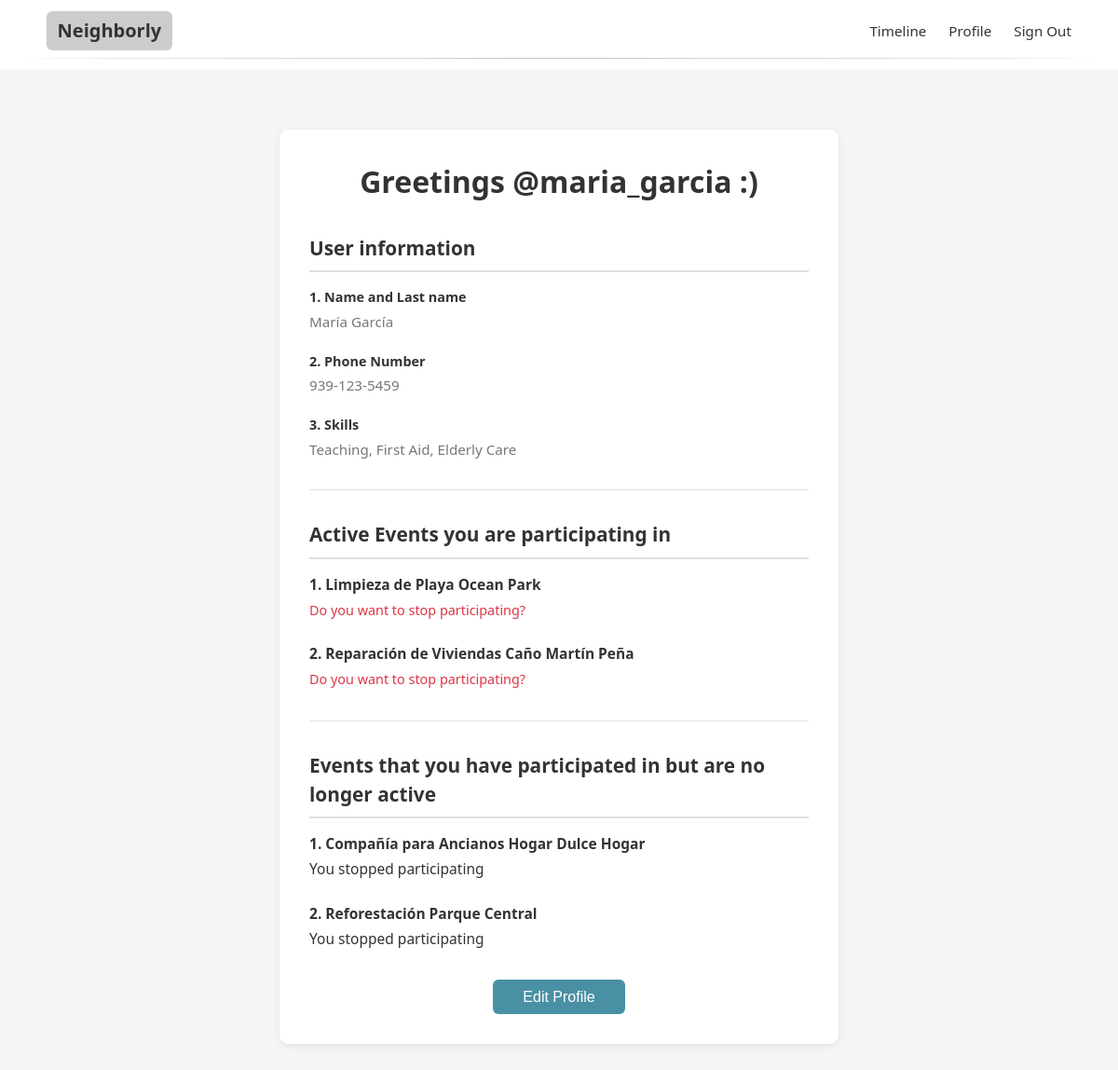
The page /pages/volunteer_profile.php (signed in) on the database as committed earlier.
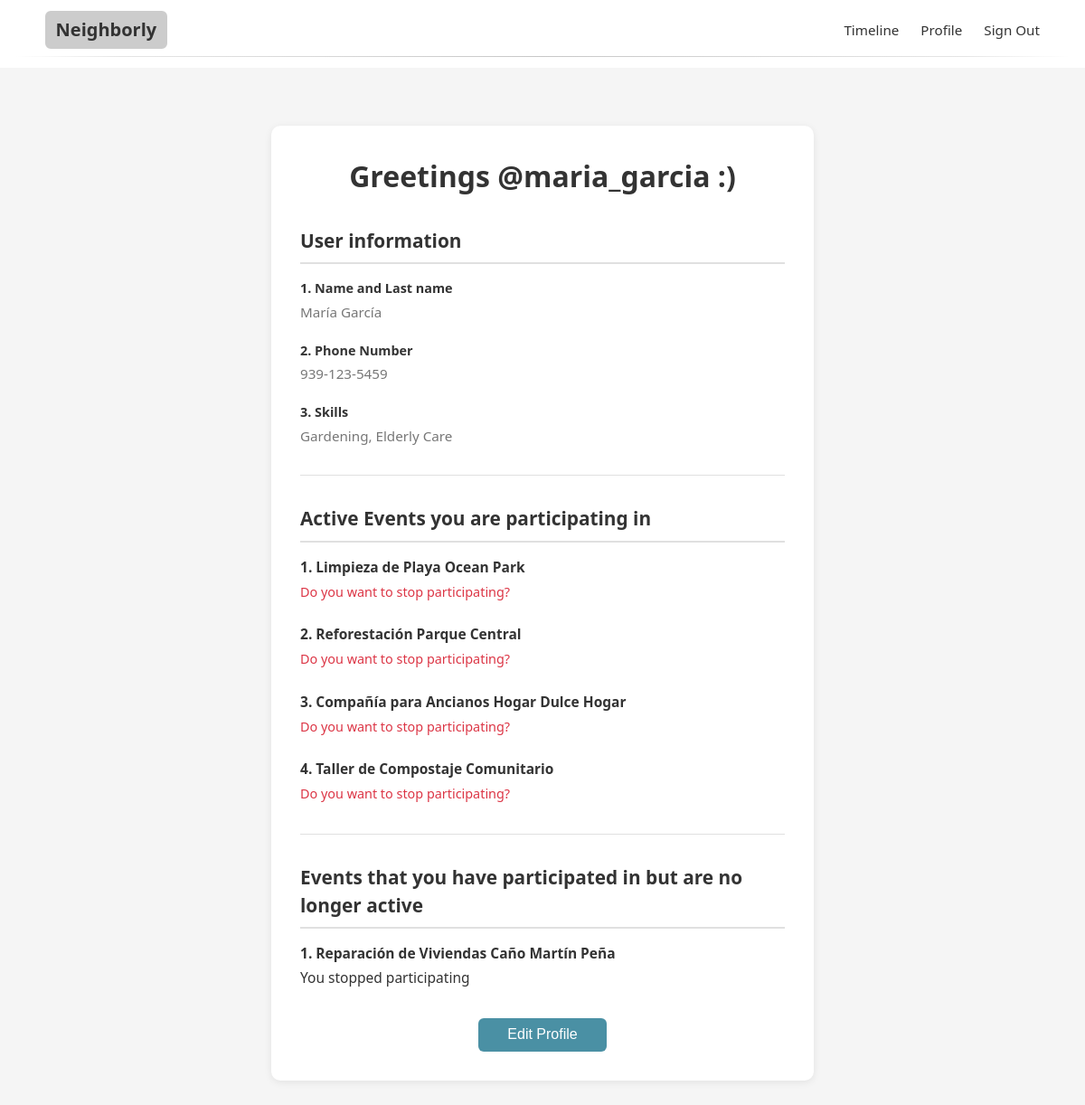
The same page on the database as committed later.
### tables this page shows
CREATE TABLE `event_attendees` (
  `event_id` int NOT NULL,
  `volunteer_id` int NOT NULL,
  `signup_timestamp` timestamp NULL DEFAULT CURRENT_TIMESTAMP,
  `status` enum('registered','attended','cancelled') DEFAULT 'registered',
  PRIMARY KEY (`event_id`,`volunteer_id`),
  KEY `idx_event_attendees_volunteer` (`volunteer_id`),
  CONSTRAINT `event_attendees_ibfk_1` FOREIGN KEY (`event_id`) REFERENCES `events` (`event_id`) ON DELETE CASCADE,
  CONSTRAINT `event_attendees_ibfk_2` FOREIGN KEY (`volunteer_id`) REFERENCES `volunteers` (`user_id`) ON DELETE CASCADE
);

CREATE TABLE `events` (
  `event_id` int NOT NULL AUTO_INCREMENT,
  `organizer_id` int NOT NULL,
  `title` varchar(255) NOT NULL,
  `description` text NOT NULL,
  `image_url` varchar(1000) DEFAULT NULL,
  `location` varchar(255) NOT NULL,
  `start_date` datetime NOT NULL,
  `end_date` datetime NOT NULL,
  `slots_available` int NOT NULL,
  `is_approved` tinyint(1) DEFAULT '0',
  `status` enum('active','cancelled','completed') DEFAULT 'active',
  `created_at` timestamp NULL DEFAULT CURRENT_TIMESTAMP,
  `updated_at` timestamp NULL DEFAULT CURRENT_TIMESTAMP ON UPDATE CURRENT_TIMESTAMP,
  PRIMARY KEY (`event_id`),
  KEY `idx_events_dates` (`start_date`,`end_date`),
  KEY `idx_events_location` (`location`),
  KEY `idx_events_organizer` (`organizer_id`),
  KEY `idx_events_approved` (`is_approved`),
  CONSTRAINT `events_ibfk_1` FOREIGN KEY (`organizer_id`) REFERENCES `organizers` (`user_id`) ON DELETE CASCADE
);

### pages/volunteer_profile.php (the view, shortened to what the changed rows need)
<?php
$pdo = connect_to_database();
$userId = $_SESSION['user_id'];
$editMode = isset($_GET['edit']) && $_GET['edit'] === 'true';
$stmt = $pdo->prepare("
    SELECT u.username, u.email, u.phone, u.location, v.first_name, v.last_name, v.bio
    FROM users u
    JOIN volunteers v ON u.user_id = v.user_id
    WHERE u.user_id = :user_id
");
$stmt->execute(['user_id' => $userId]);
$volunteer = $stmt->fetch(PDO::FETCH_ASSOC);
$stmt = $pdo->prepare("
    SELECT s.skill_id, s.skill_name
    FROM user_skills us
    JOIN skills s ON us.skill_id = s.skill_id
    WHERE us.user_id = :user_id
");
$stmt->execute(['user_id' => $userId]);
$volunteerSkills = $stmt->fetchAll(PDO::FETCH_ASSOC);
$stmt = $pdo->prepare("SELECT skill_id, skill_name FROM skills ORDER BY skill_name");
$stmt->execute();
$allSkills = $stmt->fetchAll(PDO::FETCH_ASSOC);
$stmt = $pdo->prepare("
    SELECT e.event_id, e.title, ea.status
    FROM event_attendees ea
    JOIN events e ON ea.event_id = e.event_id
    WHERE ea.volunteer_id = :volunteer_id
    AND e.status = 'active'
    AND ea.status = 'registered'
    ORDER BY e.start_date
");
$stmt->execute(['volunteer_id' => $userId]);
$activeEvents = $stmt->fetchAll(PDO::FETCH_ASSOC);
$stmt = $pdo->prepare("
    SELECT e.event_id, e.title, e.status AS event_status, ea.status AS attendee_status
    FROM event_attendees ea
    JOIN events e ON ea.event_id = e.event_id
    WHERE ea.volunteer_id = :volunteer_id
    AND (
        e.status = 'completed'
        OR e.status = 'cancelled'
        OR ea.status = 'cancelled'
    )
    AND NOT (e.status = 'active' AND ea.status = 'registered')
    ORDER BY e.start_date DESC
");
$stmt->execute(['volunteer_id' => $userId]);
$pastEvents = $stmt->fetchAll(PDO::FETCH_ASSOC);
?>
<?php if (!$editMode): ?>
    <div class="profile-container">
        <div class="profile-greeting">
            <h1>Greetings @<?php echo htmlspecialchars($volunteer['username']); ?> :)</h1>
        </div>
        <div class="profile-section">
            <h2>User information</h2>
            <div class="profile-field">
                <strong>3. Skills</strong>
                <p><?php
                    if (!empty($volunteerSkills)) {
                        $skillNames = array_map(function($skill) {
                            return htmlspecialchars($skill['skill_name']);
                        }, $volunteerSkills);
                        echo implode(', ', $skillNames);
                    } else {
                        echo 'No skills listed';
                    }
                ?></p>
            </div>
        </div>
        <div class="profile-section">
            <h2>Active Events you are participating in</h2>
            <?php if (empty($activeEvents)): ?>
                <p class="empty-state">No active events</p>
            <?php else: ?>
                <?php foreach ($activeEvents as $index => $event): ?>
                    <div class="event-item">
                        <p><strong><?php echo ($index + 1) . '. ' . htmlspecialchars($event['title']); ?></strong></p>
                        <p><a href="volunteer_profile.php?stop_event=<?php echo $event['event_id']; ?>"
                              onclick="return confirm('Are you sure you want to stop participating in this event?');">
                              Do you want to stop participating?
                           </a></p>
                    </div>
                <?php endforeach; ?>
            <?php endif; ?>
        </div>
        <div class="profile-section">
            <h2>Events that you have participated in but are no longer active</h2>
            <?php if (empty($pastEvents)): ?>
                <p class="empty-state">No past events</p>
            <?php else: ?>
                <?php foreach ($pastEvents as $index => $event): ?>
                    <div class="event-item">
                        <p><strong><?php echo ($index + 1) . '. ' . htmlspecialchars($event['title']); ?></strong></p>
                        <p>
                            <?php if ($event['event_status'] === 'completed' && $event['attendee_status'] === 'registered'): ?>
                                Event Completed
                            <?php elseif ($event['event_status'] === 'cancelled'): ?>
                                Event Cancelled
                            <?php elseif ($event['attendee_status'] === 'cancelled'): ?>
                                You stopped participating
                            <?php endif; ?>
                        </p>
                    </div>
                <?php endforeach; ?>
            <?php endif; ?>
        </div>
    </div>
<?php endif; ?>
<?php
include "base.php";
?>

Rows that differ between the two databases and show on the page:
changed event_attendees "Reforestación Parque Central": moves from the list under "Events that you have participated in but are no longer active" to the list under "Active Events you are participating in"
changed event_attendees "Compañía para Ancianos Hogar Dulce Hogar": moves from the list under "Events that you have participated in but are no longer active" to the list under "Active Events you are participating in"
added event_attendees: event.title "Taller de Compostaje Comunitario", shown under "Active Events you are participating in"
changed event_attendees "Reparación de Viviendas Caño Martín Peña": moves from the list under "Active Events you are participating in" to the list under "Events that you have participated in but are no longer active"
Other text that changed with them:
implode(', ', $skillNames): "Teaching, First Aid, Elderly Care" → "Gardening, Elderly Care"
